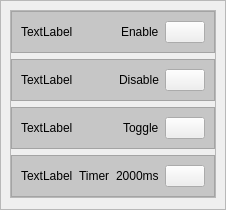
         <widget class="QWidget" name="scrollAreaWidgetContents_3">
          <property name="geometry">
           <rect>
            <x>0</x>
            <y>0</y>
            <width>214</width>
            <height>210</height>
           </rect>
          </property>
          <layout class="QVBoxLayout" name="verticalLayout_9">
           <property name="spacing">
            <number>0</number>
           </property>
           <property name="leftMargin">
            <number>0</number>
           </property>
           <property name="topMargin">
            <number>0</number>
           </property>
           <property name="rightMargin">
            <number>0</number>
           </property>
           <property name="bottomMargin">
            <number>0</number>
           </property>
           <item>
            <widget class="QFrame" name="frame_12">
             <property name="frameShape">
              <enum>QFrame::StyledPanel</enum>
             </property>
             <property name="frameShadow">
              <enum>QFrame::Raised</enum>
             </property>
             <layout class="QVBoxLayout" name="verticalLayout_10">
              <item>
               <widget class="QFrame" name="frameMidi">
                <property name="frameShape">
                 <enum>QFrame::StyledPanel</enum>
                </property>
                <property name="frameShadow">
                 <enum>QFrame::Raised</enum>
                </property>
                <layout class="QVBoxLayout" name="verticalLayout_11">
                 <property name="leftMargin">
                  <number>0</number>
                 </property>
                 <property name="topMargin">
                  <number>0</number>
                 </property>
                 <property name="rightMargin">
                  <number>0</number>
                 </property>
                 <property name="bottomMargin">
                  <number>0</number>
                 </property>
                 <item>
                  <widget class="QFrame" name="frame_14">
                   <property name="styleSheet">
                    <string notr="true">QFrame{
	background-color: rgba(0, 0, 0, 44);
}</string>
                   </property>
                   <property name="frameShape">
                    <enum>QFrame::StyledPanel</enum>
                   </property>
                   <property name="frameShadow">
                    <enum>QFrame::Raised</enum>
                   </property>
                   <layout class="QHBoxLayout" name="horizontalLayout_9">
                    <item>
                     <widget class="QLabel" name="label_6">
                      <property name="sizePolicy">
                       <sizepolicy hsizetype="Expanding" vsizetype="Preferred">
                        <horstretch>0</horstretch>
                        <verstretch>0</verstretch>
                       </sizepolicy>
                      </property>
                      <property name="styleSheet">
                       <string notr="true">background-color: rgba(255, 255, 255, 0);</string>
                      </property>
                      <property name="text">
                       <string>TextLabel</string>
                      </property>
                     </widget>
                    </item>
                    <item>
                     <widget class="QLabel" name="label_43">
                      <property name="sizePolicy">
                       <sizepolicy hsizetype="Fixed" vsizetype="Preferred">
                        <horstretch>0</horstretch>
                        <verstretch>0</verstretch>
                       </sizepolicy>
                      </property>
                      <property name="styleSheet">
                       <string notr="true">background-color: rgba(255, 255, 255, 0);</string>
                      </property>
                      <property name="text">
                       <string>Enable</string>
                      </property>
                     </widget>
                    </item>
                    <item>
                     <widget class="QPushButton" name="pushButton_9">
                      <property name="sizePolicy">
                       <sizepolicy hsizetype="Preferred" vsizetype="Fixed">
                        <horstretch>0</horstretch>
                        <verstretch>0</verstretch>
                       </sizepolicy>
                      </property>
                      <property name="text">
                       <string/>
                      </property>
                      <property name="icon">
                       <iconset>
                        <normaloff>../Icons/mobile-trash-ui-svgrepo-com.svg</normaloff>../Icons/mobile-trash-ui-svgrepo-com.svg</iconset>
                      </property>
                     </widget>
                    </item>
                   </layout>
                  </widget>
                 </item>
                 <item>
                  <widget class="QFrame" name="frame_41">
                   <property name="styleSheet">
                    <string notr="true">QFrame{
	background-color: rgba(0, 0, 0, 44);
}</string>
                   </property>
                   <property name="frameShape">
                    <enum>QFrame::StyledPanel</enum>
                   </property>
                   <property name="frameShadow">
                    <enum>QFrame::Raised</enum>
                   </property>
                   <layout class="QHBoxLayout" name="horizontalLayout_31">
                    <item>
                     <widget class="QLabel" name="label_33">
                      <property name="sizePolicy">
                       <sizepolicy hsizetype="Expanding" vsizetype="Preferred">
                        <horstretch>0</horstretch>
                        <verstretch>0</verstretch>
                       </sizepolicy>
                      </property>
                      <property name="styleSheet">
                       <string notr="true">background-color: rgba(255, 255, 255, 0);</string>
                      </property>
                      <property name="text">
                       <string>TextLabel</string>
                      </property>
                     </widget>
                    </item>
                    <item>
                     <widget class="QLabel" name="label_69">
                      <property name="sizePolicy">
                       <sizepolicy hsizetype="Fixed" vsizetype="Preferred">
                        <horstretch>0</horstretch>
                        <verstretch>0</verstretch>
                       </sizepolicy>
                      </property>
                      <property name="styleSheet">
                       <string notr="true">background-color: rgba(255, 255, 255, 0);</string>
                      </property>
                      <property name="text">
                       <string>Disable</string>
                      </property>
                     </widget>
                    </item>
                    <item>
                     <widget class="QPushButton" name="pushButton_18">
                      <property name="sizePolicy">
                       <sizepolicy hsizetype="Preferred" vsizetype="Fixed">
                        <horstretch>0</horstretch>
                        <verstretch>0</verstretch>
                       </sizepolicy>
                      </property>
                      <property name="text">
                       <string/>
                      </property>
                      <property name="icon">
                       <iconset>
                        <normaloff>../Icons/mobile-trash-ui-svgrepo-com.svg</normaloff>../Icons/mobile-trash-ui-svgrepo-com.svg</iconset>
                      </property>
                     </widget>
                    </item>
                   </layout>
                  </widget>
                 </item>
                 <item>
                  <widget class="QFrame" name="frame_20">
                   <property name="styleSheet">
                    <string notr="true">QFrame{
	background-color: rgba(0, 0, 0, 44);
}</string>
                   </property>
                   <property name="frameShape">
                    <enum>QFrame::StyledPanel</enum>
                   </property>
                   <property name="frameShadow">
                    <enum>QFrame::Raised</enum>
                   </property>
                   <layout class="QHBoxLayout" name="horizontalLayout_30">
                    <item>
                     <widget class="QLabel" name="label_32">
                      <property name="sizePolicy">
                       <sizepolicy hsizetype="Expanding" vsizetype="Preferred">
                        <horstretch>0</horstretch>
                        <verstretch>0</verstretch>
                       </sizepolicy>
                      </property>
                      <property name="styleSheet">
                       <string notr="true">background-color: rgba(255, 255, 255, 0);</string>
                      </property>
                      <property name="text">
                       <string>TextLabel</string>
                      </property>
                     </widget>
                    </item>
                    <item>
                     <widget class="QLabel" name="label_70">
                      <property name="sizePolicy">
                       <sizepolicy hsizetype="Fixed" vsizetype="Preferred">
                        <horstretch>0</horstretch>
                        <verstretch>0</verstretch>
                       </sizepolicy>
                      </property>
                      <property name="styleSheet">
                       <string notr="true">background-color: rgba(255, 255, 255, 0);</string>
                      </property>
                      <property name="text">
                       <string>Toggle</string>
                      </property>
                     </widget>
                    </item>
                    <item>
                     <widget class="QPushButton" name="pushButton_17">
                      <property name="sizePolicy">
                       <sizepolicy hsizetype="Preferred" vsizetype="Fixed">
                        <horstretch>0</horstretch>
                        <verstretch>0</verstretch>
                       </sizepolicy>
                      </property>
                      <property name="text">
                       <string/>
                      </property>
                      <property name="icon">
                       <iconset>
                        <normaloff>../Icons/mobile-trash-ui-svgrepo-com.svg</normaloff>../Icons/mobile-trash-ui-svgrepo-com.svg</iconset>
                      </property>
                     </widget>
                    </item>
                   </layout>
                  </widget>
                 </item>
                 <item>
                  <widget class="QFrame" name="frame_15">
                   <property name="styleSheet">
                    <string notr="true">QFrame{
	background-color: rgba(0, 0, 0, 44);
}</string>
                   </property>
                   <property name="frameShape">
                    <enum>QFrame::StyledPanel</enum>
                   </property>
                   <property name="frameShadow">
                    <enum>QFrame::Raised</enum>
                   </property>
                   <layout class="QHBoxLayout" name="horizontalLayout_10">
                    <item>
                     <widget class="QLabel" name="label_7">
                      <property name="sizePolicy">
                       <sizepolicy hsizetype="Expanding" vsizetype="Preferred">
                        <horstretch>0</horstretch>
                        <verstretch>0</verstretch>
                       </sizepolicy>
                      </property>
                      <property name="styleSheet">
                       <string notr="true">background-color: rgba(255, 255, 255, 0);</string>
                      </property>
                      <property name="text">
                       <string>TextLabel</string>
                      </property>
                     </widget>
                    </item>
                    <item>
                     <widget class="QLabel" name="label_71">
                      <property name="sizePolicy">
                       <sizepolicy hsizetype="Fixed" vsizetype="Preferred">
                        <horstretch>0</horstretch>
                        <verstretch>0</verstretch>
                       </sizepolicy>
                      </property>
                      <property name="styleSheet">
                       <string notr="true">background-color: rgba(255, 255, 255, 0);</string>
                      </property>
                      <property name="text">
                       <string>Timer</string>
                      </property>
                     </widget>
                    </item>
                    <item>
                     <widget class="QLabel" name="label_31">
                      <property name="sizePolicy">
                       <sizepolicy hsizetype="Fixed" vsizetype="Preferred">
                        <horstretch>0</horstretch>
                        <verstretch>0</verstretch>
                       </sizepolicy>
                      </property>
                      <property name="styleSheet">
                       <string notr="true">background-color: rgba(255, 255, 255, 0);</string>
                      </property>
                      <property name="text">
                       <string>2000ms</string>
                      </property>
                     </widget>
                    </item>
                    <item>
                     <widget class="QPushButton" name="pushButton_10">
                      <property name="sizePolicy">
                       <sizepolicy hsizetype="Preferred" vsizetype="Fixed">
                        <horstretch>0</horstretch>
                        <verstretch>0</verstretch>
                       </sizepolicy>
                      </property>
                      <property name="text">
                       <string/>
                      </property>
                      <property name="icon">
                       <iconset>
                        <normaloff>../Icons/mobile-trash-ui-svgrepo-com.svg</normaloff>../Icons/mobile-trash-ui-svgrepo-com.svg</iconset>
                      </property>
                     </widget>
                    </item>
                   </layout>
                  </widget>
                 </item>
                </layout>
               </widget>
              </item>
              <item>
               <spacer name="verticalSpacer_3">
                <property name="orientation">
                 <enum>Qt::Vertical</enum>
                </property>
                <property name="sizeHint" stdset="0">
                 <size>
                  <width>20</width>
                  <height>28</height>
                 </size>
                </property>
               </spacer>
              </item>
             </layout>
            </widget>
           </item>
          </layout>
         </widget>
